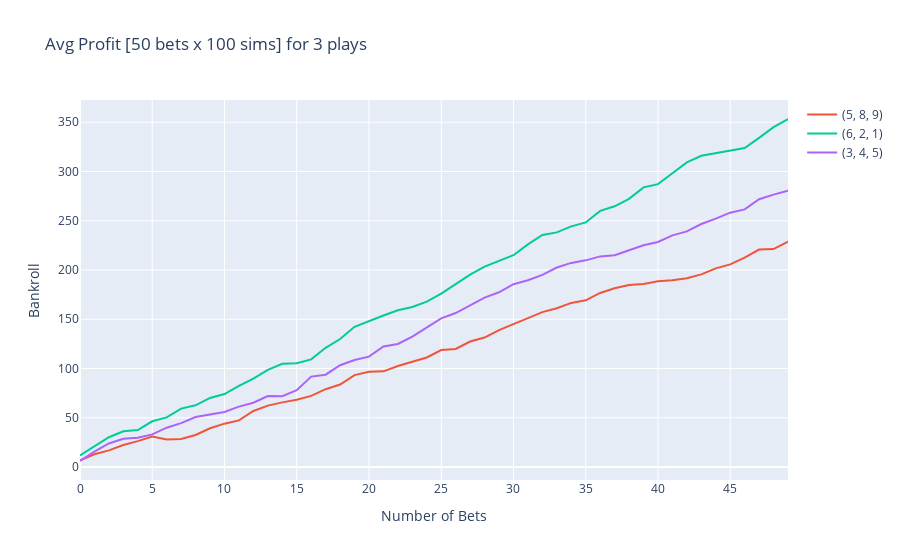

The cell this chart's notebook holds for it:
### Code cell
# TODO add documentation and event names to plot rather than indices
def compare_sims(value_df, combos, wager=10, payout_multiplier=6, num_simulations=100, num_bets=50):
    profit_dict = {}
    combo_info = {}
    for combo in combos:
        profit_dict[str(combo)] = {}
        info_text = ""
        bets_df = value_df.iloc[list(combo)]
        
        for idx, row in bets_df.iterrows():
            info_text += f"{row['game']} | {row['player']} | {row['event']} | {row['o_u']} <br>"
        combo_info[str(combo)] = info_text
            
        combo_prob = bets_df['prob'].prod()
        sim_matrix = generate_simulations(combo_prob, wager, payout_multiplier, num_simulations, num_bets)
        avg_profit = np.mean(sim_matrix, axis=0)
        profit_dict[str(combo)] = avg_profit

    profits_df = pd.DataFrame(profit_dict)

    fig = px.line(title=f"Avg Profit [{num_bets} bets x {num_simulations} sims] for {len(combos)} plays")
    
    # Add each combo as a separate trace
    for combo in profits_df.columns:
        fig.add_scatter(x=profits_df.index, y=profits_df[combo], name=combo)
        fig.data[-1].hovertemplate = combo_info[combo] + '<br>Avg. Bankroll: %{y}<extra></extra>'

    
    fig.update_xaxes(title_text='Number of Bets')
    fig.update_yaxes(title_text='Bankroll')
    fig.update_layout(hovermode="x")
    print(combo_info)
    fig.show()
            
compare_sims(value_df = value_df, 
             combos = [(5,8,9), (6,2,1), (3,4,5)],
             wager = 10,
             payout_multipliers=6,
             num_simulations=100,
             num_bets=50)

### Figure 1 — Plotly figure (JSON) as saved in the notebook; plotly's stock layout.template omitted (floating-point values rounded to 4 significant figures)
{"data": [{"hovertemplate": "<extra></extra>", "legendgroup": "", "line": {"color": "#636efa", "dash": "solid"}, "marker": {"symbol": "circle"}, "mode": "lines", "name": "", "orientation": "v", "showlegend": false, "type": "scatter", "xaxis": "x", "yaxis": "y"}, {"hovertemplate": "HOU @ DET | Jabari Smith Jr. | Pts + Rebs + Asts | under <br>LAC @ MEM | James Harden | Assists | under <br>HOU @ DET | Jabari Smith Jr. | Points | under <br><br>Avg. Bankroll: %{y}<extra></extra>", "name": "(5, 8, 9)", "type": "scatter", "x": [0, 1, 2, 3, 4, 5, 6, 7, 8, 9, 10, 11, 12, 13, 14, 15, 16, 17, 18, 19, 20, 21, 22, 23, 24, 25, 26, 27, 28, 29, 30, 31, 32, 33, 34, 35, 36, 37, 38, 39, 40, 41, 42, 43, 44, 45, 46, 47, 48, 49], "y": [6.8, 12.9, 16.9, 22.3, 26.3, 31, 28, 28.5, 32.5, 39.3, 44, 47.3, 56.9, 62.3, 65.6, 68.2, 72.2, 79, 83.7, 93.3, 96.6, 97.1, 102.5, 106.5, 111.2, 118.7, 119.9, 127.4, 131.4, 138.9, 145, 151.1, 157.2, 161.2, 166.6, 169.2, 176.7, 181.4, 184.7, 185.9, 188.5, 189.7, 191.6, 195.6, 201.7, 205.7, 212.5, 220.7, 221.2, 228.7]}, {"hovertemplate": "HOU @ DET | Jabari Smith Jr. | Rebounds | over <br>IND @ ATL | Aaron Nesmith | Pts + Rebs + Asts | under <br>LAC @ MEM | Paul George | 3-Pointers Made | under <br><br>Avg. Bankroll: %{y}<extra></extra>", "name": "(6, 2, 1)", "type": "scatter", "x": [0, 1, 2, 3, 4, 5, 6, 7, 8, 9, 10, 11, 12, 13, 14, 15, 16, 17, 18, 19, 20, 21, 22, 23, 24, 25, 26, 27, 28, 29, 30, 31, 32, 33, 34, 35, 36, 37, 38, 39, 40, 41, 42, 43, 44, 45, 46, 47, 48, 49], "y": [11.7, 21.3, 30.2, 36.3, 37.5, 46.4, 50.4, 59.3, 62.6, 70.1, 74.1, 82.3, 89.8, 98.7, 104.8, 105.3, 109.3, 121, 129.9, 142.3, 148.4, 153.8, 159.2, 162.5, 167.9, 176.1, 185.7, 195.3, 203.5, 208.9, 215, 226, 235.6, 238.2, 244.3, 248.3, 260, 264.7, 272.2, 283.9, 287.2, 298.2, 309.2, 316, 318.6, 320.5, 323.8, 334.1, 345.1, 353.3]}, {"hovertemplate": "LAC @ MEM | Kawhi Leonard | Rebounds | under <br>HOU @ DET | Alperen Sengun | Assists | over <br>HOU @ DET | Jabari Smith Jr. | Pts + Rebs + Asts | under <br><br>Avg. Bankroll: %{y}<extra></extra>", "name": "(3, 4, 5)", "type": "scatter", "x": [0, 1, 2, 3, 4, 5, 6, 7, 8, 9, 10, 11, 12, 13, 14, 15, 16, 17, 18, 19, 20, 21, 22, 23, 24, 25, 26, 27, 28, 29, 30, 31, 32, 33, 34, 35, 36, 37, 38, 39, 40, 41, 42, 43, 44, 45, 46, 47, 48, 49], "y": [6.1, 15.7, 23.9, 28.6, 29.8, 33.1, 39.9, 44.6, 50.7, 53.3, 55.9, 61.3, 65.3, 72.1, 71.9, 78, 91.8, 93.7, 103.3, 108.7, 112, 122.3, 124.9, 132.4, 142, 150.9, 156.3, 163.8, 172, 177.4, 185.6, 189.6, 195, 202.5, 207.2, 209.8, 213.8, 215, 219.7, 225.1, 228.4, 235.2, 239.2, 246.7, 252.1, 258.2, 261.5, 271.8, 276.5, 280.5]}], "layout": {"hovermode": "x", "legend": {"tracegroupgap": 0}, "title": {"text": "Avg Profit [50 bets x 100 sims] for 3 plays"}, "xaxis": {"anchor": "y", "domain": [0, 1], "title": {"text": "Number of Bets"}}, "yaxis": {"anchor": "x", "domain": [0, 1], "title": {"text": "Bankroll"}}}}
